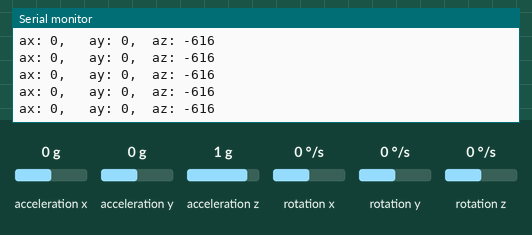
Recording of a sketch running on a simulated Arduino Uno, built with avr-gcc and run on an emulated ATmega328P. Shown: the last lines printed to the serial monitor. Wiring (inferred from the names in the program): MPU-6050 motion sensor at I2C address 0x68. The inputs (shaded band) are chosen by the test bench; at power-on: acceleration z 1 g, acceleration x 0 g, acceleration y 0 g, rotation x 0 °/s, rotation y 0 °/s, rotation z 0 °/s.

Above: at 1.2 s.
1.3 s: acceleration z set to -1.4 g
At 1.34 s:
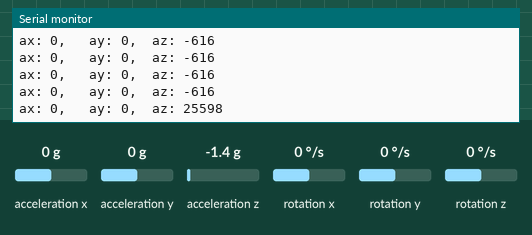
4.3 s: acceleration x set to -1.4 g
At 4.3 s:
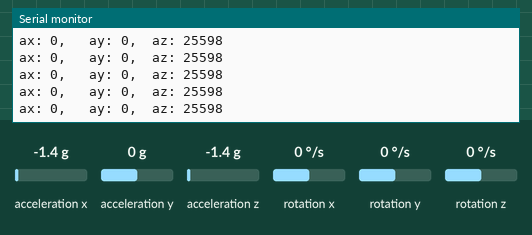
5.8 s: acceleration z set to -0.8 g
At 5.84 s:
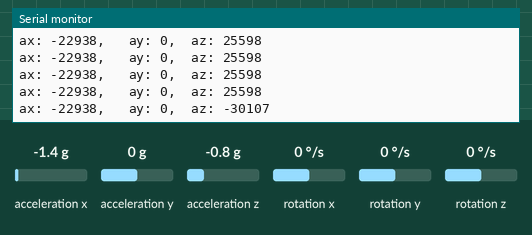
8.8 s: acceleration y set to -1.4 g
At 8.81 s:
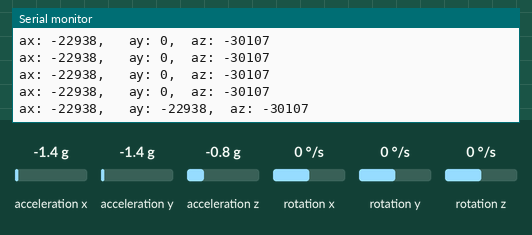
11.8 s: acceleration x set to 1.4 g
At 11.89 s:
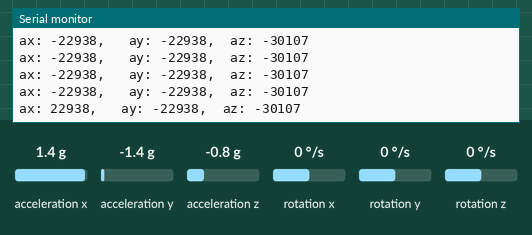
Timing chart, 0 to 14.8 s (numbered marks = the images above; inputs shaded):
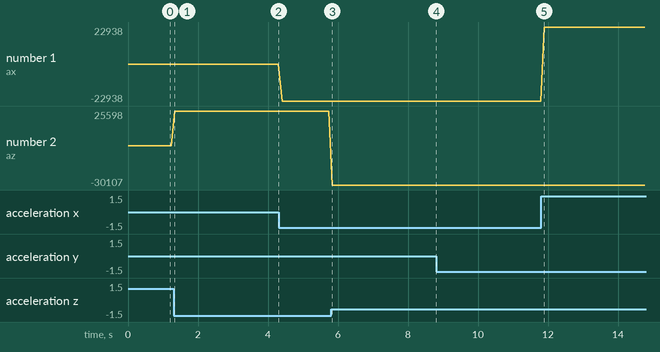

The sketch:

acc.ino
```cpp
#include<Wire.h>

const int MPU_addr=0x68;  // I2C address of the MPU-6050
int16_t ax,ay,az,temp,gx,gy,gz,tempz = 0,tempy = 0, mx=0, diffY, diffZ, mn=0;
float DATA[6];
float deg;
boolean end_flag = false, start_flag = false, flag = false;
int counter;


void setup(){

  Wire.begin();
  Wire.beginTransmission(MPU_addr);
  Wire.write(0x6B);  // PWR_MGMT_1 register
  Wire.write(0);     // set to zero (wakes up the MPU-6050)
  Wire.endTransmission(true);
  Serial.begin(9600);
}


void loop(){

  Wire.beginTransmission(MPU_addr);
  Wire.write(0x3B);  // starting with register 0x3B (ACCEL_XOUT_H)
  Wire.endTransmission(false);
  Wire.requestFrom(MPU_addr,14,true);  // request a total of 14 registers
//  if (flag){
//    tempy = ay;
//    tempz = az;
//  }
  ax=Wire.read()<<8|Wire.read();  // 0x3B (ACCEL_XOUT_H) & 0x3C (ACCEL_XOUT_L)
  ay=Wire.read()<<8|Wire.read();  // 0x3D (ACCEL_YOUT_H) & 0x3E (ACCEL_YOUT_L)
  az=Wire.read()<<8|Wire.read();  // 0x3F (ACCEL_ZOUT_H) & 0x40 (ACCEL_ZOUT_L)
  temp=Wire.read()<<8|Wire.read();  // 0x43 (GYRO_XOUT_H) & 0x44 (GYRO_XOUT_L)
  gx=Wire.read()<<8|Wire.read();  // 0x43 (GYRO_XOUT_H) & 0x44 (GYRO_XOUT_L)
  gy=Wire.read()<<8|Wire.read();  // 0x45 (GYRO_YOUT_H) & 0x46 (GYRO_YOUT_L)
  gz=Wire.read()<<8|Wire.read();  // 0x47 (GYRO_ZOUT_H) & 0x48 (GYRO_ZOUT_L)
  az = az - 17000;
  diffZ = (az - tempz) / 320;
  diffY = (ay - tempy) / 250;
//  if (mx < diffZ){ mx = diffZ; }
//  if (mn > diffZ){ mn = diffZ; }
//  if (mx < diffY){ mx = diffY; }
//  if (mn > diffY){ mn = diffY; }
//  deg = atan2(diffZ, diffY);
//  Serial.print(gx);
//  Serial.print(", ");
//  Serial.print(gy);
//  Serial.print(", ");
//  Serial.println(gz);
//
  Serial.print("ax: ");
  Serial.print(ax);
  Serial.print(",   ay: ");
  Serial.print(ay);
  Serial.print(",  az: ");
  Serial.println(az);
//  Serial.print(",       counter: ");
//  Serial.print(counter);
//  Serial.print(",       flag: ");
//  Serial.println(flag);

  if ((ax > 15000) && (az < -15000)){
    if (counter == 0)
    {
      flag = true;
    }
    if (flag)
    {
      counter = counter + 1;
    }
    if (counter > 20)
    {
      Serial.println("start game!");
      flag = false, counter = 0;
    }
  } else if ((az < -15000) && (ax < -15000)){
    if (counter == 0)
    {
      flag = true;
    }
    if (flag)
    {
      counter= counter + 1;
    }
    if (counter > 20)
    {
      Serial.println("end game!");
      flag = false, counter = 0;
    }
  } else {
    counter = 0;
    flag = false;
  }


//  Serial.print("diffY: ");
//  Serial.print(diffY);
//  Serial.print(", diffZ: ");
//  Serial.println(diffZ);

  delay(100);

}
```

angles.ino
```cpp
//
//#include<Wire.h>
//
//const int MPU_addr=0x68;
//int16_t AcX,AcY,AcZ,Tmp,GyX,GyY,GyZ;
//
//int minVal=265;
//int maxVal=402;
//
//double x;
//double y;
//double z;
//
//
//
//void setup(){
//  Wire.begin();
//  Wire.beginTransmission(MPU_addr);
//  Wire.write(0x6B);
//  Wire.write(0);
//  Wire.endTransmission(true);
//  Serial.begin(9600);
//}
//void loop(){
//  Wire.beginTransmission(MPU_addr);
//  Wire.write(0x3B);
//  Wire.endTransmission(false);
//  Wire.requestFrom(MPU_addr,14,true);
//  AcX=Wire.read()<<8|Wire.read();
//  AcY=Wire.read()<<8|Wire.read();
//  AcZ=Wire.read()<<8|Wire.read();
//    int xAng = map(AcX,minVal,maxVal,-90,90);
//    int yAng = map(AcY,minVal,maxVal,-90,90);
//    int zAng = map(AcZ,minVal,maxVal,-90,90);
//
//       x= RAD_TO_DEG * (atan2(-yAng, -zAng)+PI);
//       y= RAD_TO_DEG * (atan2(-xAng, -zAng)+PI);
//       z= RAD_TO_DEG * (atan2(-yAng, -xAng)+PI);
//
//     Serial.print("AngleX= ");
//     x = (int((x + 11.0)) % 365);
//     if (x < 240){ x = x * 1.05; }
//     else { x = x * 0.92; }
//     Serial.println(x);
//
////     Serial.print("AngleY= ");
////     Serial.println(y);
////
////     Serial.print("AngleZ= ");
////     Serial.println(z);
//     Serial.println("-----------------------------------------");
//     delay(400);
//}
```

Measured:
- after the input at 1.3 s, the serial monitor: prints a new line at once (image 1)
- after the input at 5.8 s, the serial monitor: prints a new line at once (image 3)
- after the input at 8.8 s, the serial monitor: prints a new line at once (image 4)
- after the input at 11.8 s, the serial monitor: prints a new line after 0.09 s (image 5)
- plotted number 1: 0 → -22938 after the input at 4.3 s, -22938 → 22938 after the input at 11.8 s
- plotted number 2: -616 → 25598 after the input at 1.3 s, 25598 → -30107 after the input at 5.8 s
